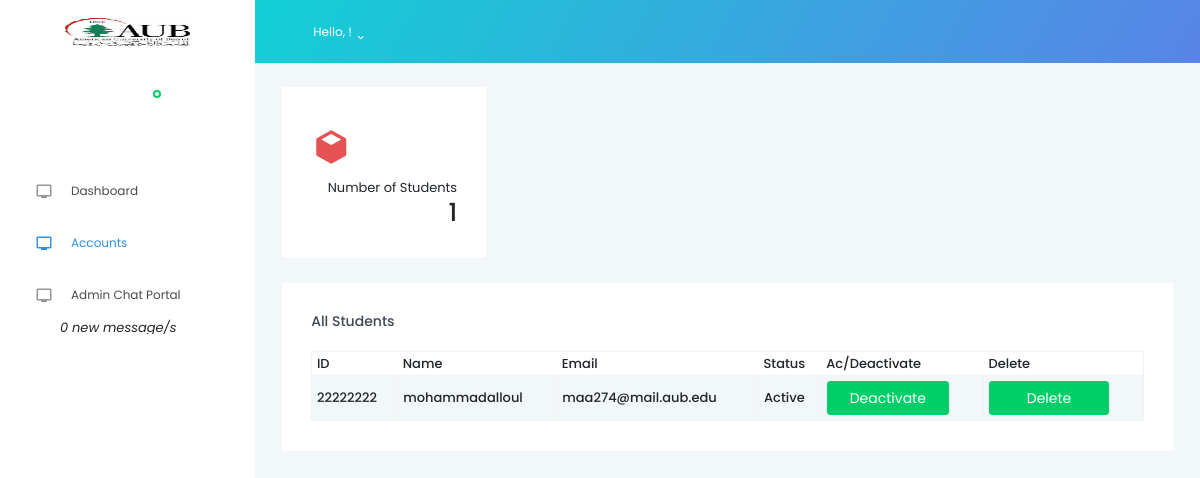
The page /accounts.php on the database its author committed.
### tables this page shows
CREATE TABLE IF NOT EXISTS `students` (
  `student_id` int(250) NOT NULL AUTO_INCREMENT,
  `username` varchar(200) NOT NULL,
  `email` varchar(200) NOT NULL,
  `password` varchar(100) NOT NULL,
  `id` varchar(100) DEFAULT NULL,
  `status` tinyint(1) NOT NULL DEFAULT '1',
  PRIMARY KEY (`student_id`)
);

### accounts.php (the view, shortened to what this page needs)
<!DOCTYPE html>
<?php
include 'database.php';
extract($_POST);
 ?>
<html lang="en">
<head>
  <link rel="stylesheet" href="vendors/iconfonts/mdi/css/materialdesignicons.min.css">
  <link rel="stylesheet" href="vendors/css/vendor.bundle.base.css">
  <link rel="stylesheet" href="vendors/css/vendor.bundle.addons.css">
  <link rel="stylesheet" href="css/style.css">
</head>
<body>
  <div class="container-scroller">
    <nav class="navbar default-layout col-lg-12 col-12 p-0 fixed-top d-flex flex-row">
      <div class="text-center navbar-brand-wrapper d-flex align-items-top justify-content-center">
        <a class="navbar-brand brand-logo" href="index.html">
          <img src="images/aub.jpg" alt="logo" />
        </a>
      </div>
      <div class="navbar-menu-wrapper d-flex align-items-center">
        <ul class="navbar-nav navbar-nav-left header-links d-none d-md-flex">
		  <li class="nav-item dropdown d-none d-xl-inline-block">
            <a class="nav-link dropdown-toggle" id="UserDropdown" href="#" data-toggle="dropdown" aria-expanded="false">
              <span class="profile-text">Hello, <?=$_SESSION['name']?>!</span>
            </a>
          </li>
        </ul>
      </div>
    </nav>
    <div class="container-fluid page-body-wrapper">
      <nav class="sidebar sidebar-offcanvas" id="sidebar">
        <ul class="nav">
          <li class="nav-item nav-profile">
            <div class="nav-link">
              <div class="user-wrapper">
                <div class="profile-image">
                </div>
                <div class="text-wrapper">
                  <div>
                    <span class="status-indicator online"></span>
                  </div>
                </div>
              </div>
            </div>
          </li>
          <li class="nav-item">
            <a class="nav-link" href="admin.php">
              <i class="menu-icon mdi mdi-television"></i>
              <span class="menu-title">Dashboard</span>
            </a>
          </li>
		   <li class="nav-item">
            <a class="nav-link" href="accounts.php">
              <i class="menu-icon mdi mdi-television"></i>
              <span class="menu-title">Accounts</span>
            </a>
          </li>
 <li class="nav-item">
            <a class="nav-link" href="admin_chat_portal.php">
              <i class="menu-icon mdi mdi-television"></i>
              <span class="menu-title">Admin Chat Portal</span>	</br></br>
            </a>
			<em style="margin-left:60px;"><span id="notification_counter">0</span> new message/s</em>
          </li>
        </ul>
      </nav>
      <div class="main-panel">
        <div class="content-wrapper">
          <div class="row">
            <div class="col-xl-3 col-lg-3 col-md-3 col-sm-6 grid-margin stretch-card">
              <div class="card card-statistics">
                <div class="card-body">
                  <div class="clearfix">
                    <div class="float-left">
                      <i class="mdi mdi-cube text-danger icon-lg"></i>
                    </div>
                    <div class="float-right">
                      <p class="mb-0 text-right">Number of Students</p>
                      <div class="fluid-container">
					  <?php
					    $nbr = $conn->query("SELECT COUNT(id)FROM students ");
						foreach ($nbr as $values){
							$c=$values[0];
					  ?>
                        <h3 class="font-weight-medium text-right mb-0"><?=$c?></h3>
						<?php } ?>
                      </div>
                    </div>
                  </div>
                </div>
              </div>
            </div>
          </div>
          <div class="row">
            <div class="col-lg-12 grid-margin">
              <div class="card">
                <div class="card-body">
                  <h4 class="card-title">All Students</h4>
                  <div class="table-responsive">
                    <table  id="dtBasicExample4" class="table table-striped table-bordered table-sm" cellspacing="0" width="100%">
                      <thead>
                        <tr>
						<th class="th-sm"> ID
                          </th>
						<th class="th-sm">Name
                          </th>
						<th class="th-sm">Email
                          </th>
<th class="th-sm">Status
                          </th>
<th class="th-sm">Ac/Deactivate
                          </th>
						<th class="th-sm"> Delete
                          </th>
                        </tr>
                      </thead>
					   <tbody>
					   <?php
							$info = $conn->query("select * from students");
						foreach($info as $values){
$saubid=$values[4];
							$email=$values[2];
							$username=$values[1];
							$activated=$values[5];
						?>
                        <tr>
                         <td class="font-weight-medium">
                            <?=$saubid?>
                          </td>
                          <td class="font-weight-medium">
                            <?=$username?>
                          </td>
                          <td class="font-weight-medium">
                                                        <?=$email?>
                          </td>
                          <td class="font-weight-medium">
<?php if($activated==1){?>
                            Active
<?php
}
else{?>
                            Not Active
<?php
}
?>
                          </td>
                          <td class="font-weight-medium">
<?php if($activated==1){?>
                       <form action="accountstatus.php" method="POST">
                            <button type="submit" id="submit" name="deactivate"
                     class="btn btn-success btn-fw">Deactivate</button>
</form>
<?php
}
?>
                          </td>
<td class="font-weight-medium">
                            <form action="accountstatus.php" method="POST">
                            <button type="submit" id="submit" name="delete"
                     class="btn btn-success btn-fw">Delete</button>
</form>
					</td>
						  </tr>
						<?php
						}
						?>
                      </tbody>
                    </table>
                  </div>
                </div>
              </div>
            </div>
          </div>
      </div>
    </div>
  </div>
</body>
</html>

### rows shown on the page
students: id "22222222", username "mohammadalloul", email "maa274@mail.aub.edu", status "Active"

### other values the page prints
$c "1"
